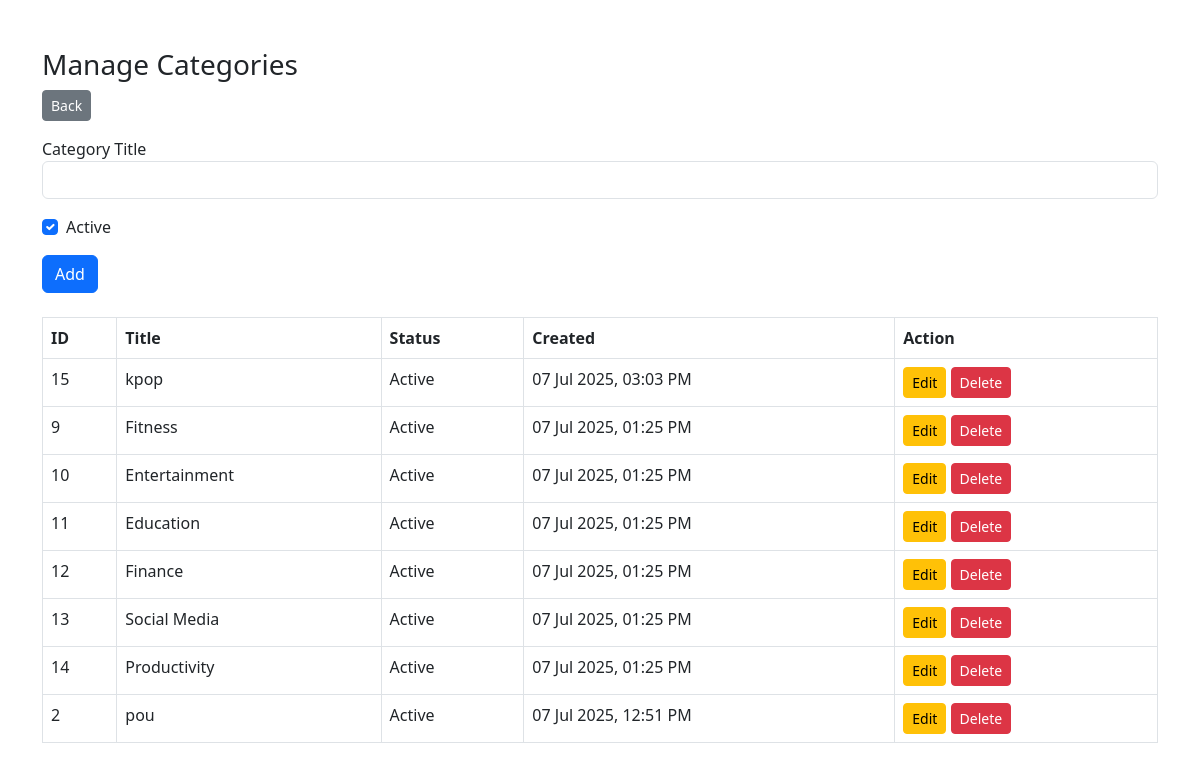
Page /mobile-review/categories.php on the committed database.
### tables this page shows
CREATE TABLE `categories` (
  `id` int(11) NOT NULL,
  `title` varchar(100) NOT NULL,
  `status` tinyint(1) NOT NULL DEFAULT 1,
  `created` datetime NOT NULL DEFAULT current_timestamp(),
  `modified` datetime NOT NULL DEFAULT current_timestamp() ON UPDATE current_timestamp()
);

### mobile-review/categories.php (the view, shortened to what this page needs)
<?php
include 'db.php';
$categories = $conn->query("SELECT * FROM categories ORDER BY created DESC");
$edit = null;
?>
<!DOCTYPE html>
<html>
<head>
    <link href="https://cdn.jsdelivr.net/npm/bootstrap@5.3.0/dist/css/bootstrap.min.css" rel="stylesheet">
</head>
<body>
<div class="container mt-5">
    <h3>Manage Categories</h3>
    <a href="index.php" class="btn btn-secondary btn-sm mb-3">Back</a>
    <form method="POST" class="mb-4">
        <div class="mb-3">
            <label>Category Title</label>
            <input type="text" name="title" class="form-control" required value="<?= $edit['title'] ?? '' ?>">
        </div>
        <div class="form-check mb-3">
            <input class="form-check-input" type="checkbox" name="status" value="1"
                <?= (isset($edit) && $edit['status']) ? 'checked' : (!isset($edit) ? 'checked' : '') ?>>
            <label class="form-check-label">Active</label>
        </div>
        <button type="submit" class="btn btn-primary"><?= isset($edit) ? 'Update' : 'Add' ?></button>
    </form>
    <table class="table table-bordered">
        <thead>
            <tr><th>ID</th><th>Title</th><th>Status</th><th>Created</th><th>Action</th></tr>
        </thead>
        <tbody>
        <?php if ($categories->num_rows > 0): ?>
            <?php while ($row = $categories->fetch_assoc()): ?>
                <tr>
                    <td><?= $row['id'] ?></td>
                    <td><?= htmlspecialchars($row['title']) ?></td>
                    <td><?= $row['status'] ? 'Active' : 'Inactive' ?></td>
                    <td><?= date('d M Y, h:i A', strtotime($row['created'])) ?></td>
                    <td>
                        <a href="?edit=<?= $row['id'] ?>" class="btn btn-sm btn-warning">Edit</a>
                        <a href="?delete_id=<?= $row['id'] ?>" onclick="return confirm('Delete this category?')" class="btn btn-sm btn-danger">Delete</a>
                    </td>
                </tr>
            <?php endwhile; ?>
        <?php else: ?>
            <tr><td colspan="5" class="text-center">No categories found.</td></tr>
        <?php endif; ?>
        </tbody>
    </table>
</div>
</body>
</html>

### rows in the picture
categories: id "15", title "kpop", status "Active", created "07 Jul 2025, 03:03 PM"
categories: id "9", title "Fitness", status "Active", created "07 Jul 2025, 01:25 PM"
categories: id "10", title "Entertainment", status "Active", created "07 Jul 2025, 01:25 PM"
categories: id "11", title "Education", status "Active", created "07 Jul 2025, 01:25 PM"
categories: id "12", title "Finance", status "Active", created "07 Jul 2025, 01:25 PM"
categories: id "13", title "Social Media", status "Active", created "07 Jul 2025, 01:25 PM"
categories: id "14", title "Productivity", status "Active", created "07 Jul 2025, 01:25 PM"
categories: id "2", title "pou", status "Active", created "07 Jul 2025, 12:51 PM"
